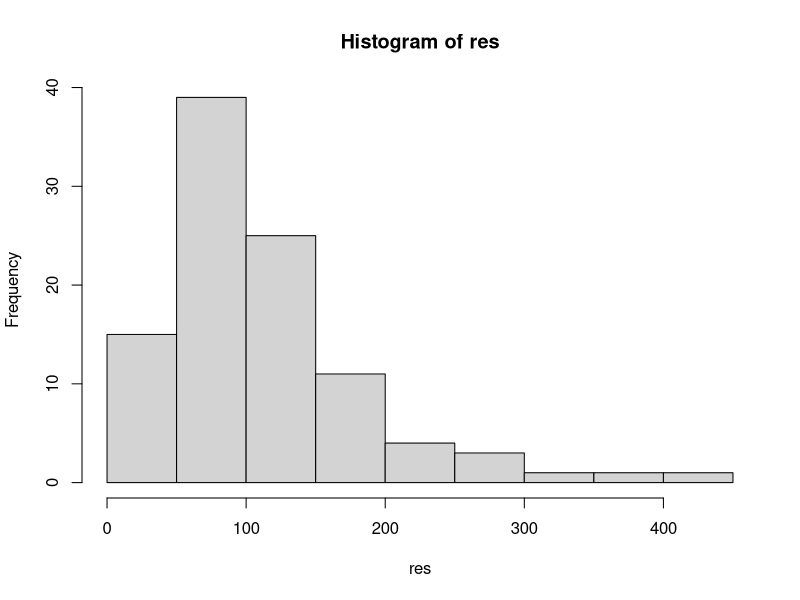
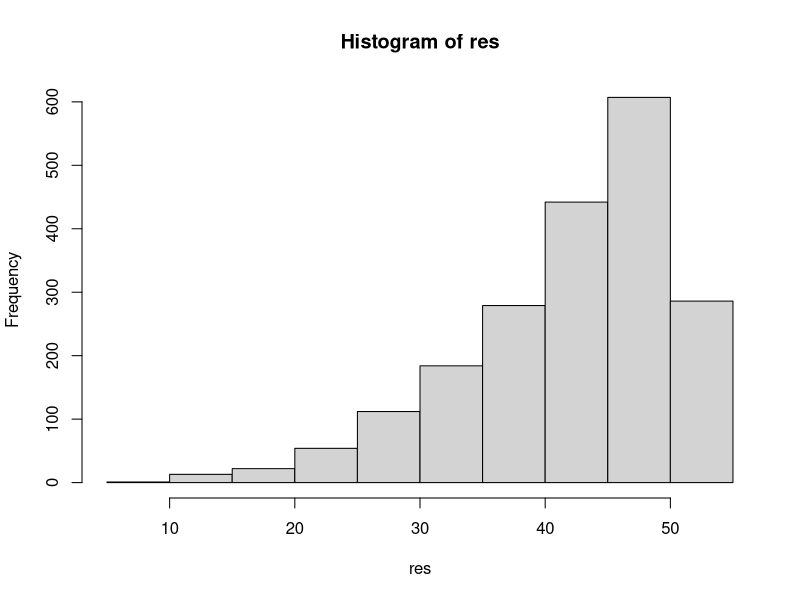
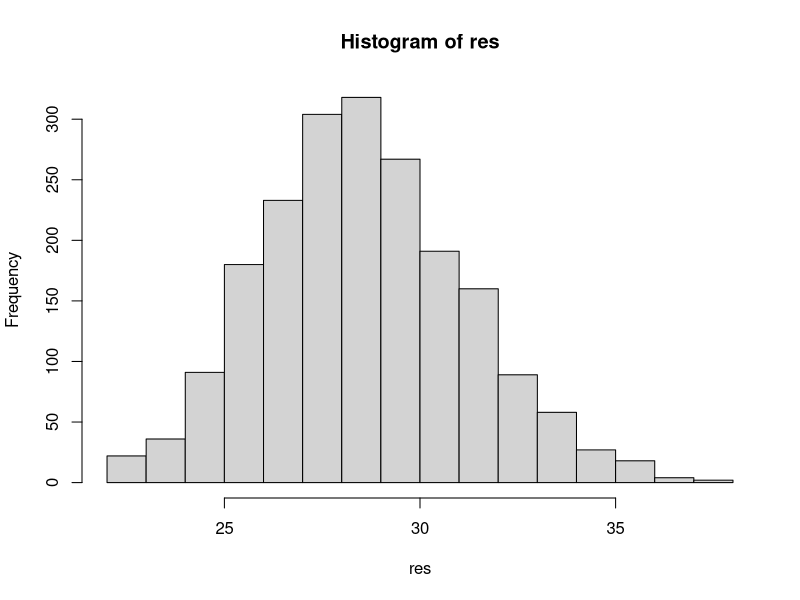

Here is the R script that generated these plots, in order:

CuatroAses <- function(Mostrar = F, Maximo = 1000) {

  # Pone los cuatro ases en 0
  # Saca una carta de la bajara (52)
  # Suma uno al contador
  # Si no es un as (1) vuelve al principio del ciclo
  # El as correspondiente se pone en 1
  # Si los cuatro ases son 1 termina el ciclo
  Extracciones <- 0
  Resultado <- 1:Maximo
  Ases <- c(0, 0, 0, 0)

  repeat{
    if (Maximo <= Extracciones) {
      if (Mostrar) {
        cat("No he podido obtener cuatro ases en ", Extracciones, "extracciones. \n")
      }

      return(list(E = NA, R = Resultado, Conseguido = F))
    }
    Extracciones <- Extracciones + 1
    SacoUna <- sample(52, 1)

    Resultado[Extracciones] <- SacoUna

    if (SacoUna %% 13 != 1) {
      next
    }
    Ases[(SacoUna - 1) %/% 13 + 1] <- 1

    if (sum(Ases) == 4) {
      break
    }
  }
  length(Resultado) <- Extracciones

  if (Mostrar) {
    cat("He necesitado ", Extracciones, " extracciones para obtener cuatro ases. \n")
  }

  return(list(E = Extracciones, R = Resultado, Conseguido = T))
}

# Ejecuciones de prueba

CuatroAses(, 10)

CuatroAses(T, 10)

CuatroAses()

CuatroAses(T)


DistriAses <- function(n = 5, Maximo = 1000) {

  # Ejecuta CuatroAses n veces y devuelve las extracciones de cada una de ellas

  Saco <- vector(length = n)
  for (i in 1:n) {
    Saco[i] <- CuatroAses(F, Maximo)$E
  }

  return(Saco)
}

# Pruebas DistriAses
res <- DistriAses(100)
res
summary(res)
hist(res)


CuatroAses.Sin <- function(Mostrar = F, Maximo = 1000) {

  # Pone los cuatro ases en 0
  # Obtiene una permutacion de las cartas de la baraja
  # Si no es un as (1) pasa a la siguiente carta
  # Suma 1 al contador de ases
  # Si hay cuatro ases termina el ciclo

  Ases <- 0
  Resultado <- sample(52)

  for (i in 1:52) {
    if (Resultado[i] %% 13 != 1) {
      next
    }
    Ases <- Ases + 1
    if (Ases == 4) {
      break
    }
  }

  if (Mostrar) {
    cat("He necesitado ", i, " extracciones para obtener cuatro ases\n")
  }


  return(list(E = i, R = Resultado[1:i]))
}

# Pruebas CuatroAses.Sin
CuatroAses.Sin()

CuatroAses.Sin(T)

DistriAses.Sin <- function(n = 5) {
  Saco <- vector(length = n)
  for (i in 1:n) {
    Saco[i] <- CuatroAses.Sin()$E
  }

  return(Saco)
}

# Pruebas DistriAses.Sin

res <- DistriAses.Sin(2000)
res
summary(res)
hist(res)


CuatroAses.Nombres <- function(Mostrar = F, Maximo = 1000) {

  # Pone los cuatro ases en 0
  # Saca una carta de la baraja (52)
  # Suma uno al contador
  # Si no es un as (1) vuelve al principio del ciclo
  # El as correspondiente se pone en 1
  # Si los cuatro ases son 1 termina el ciclo

  Palos <- c("Oros", "Copas", "Espadas", "Bastos")
  Cartas <- c("As", "Dos", "Tres", "Cuatro", "Cinco", "Seis", "Siete", "Ocho", "Nueve", "Diez", "Sota", "Caballo", "Rey")
  Extracciones <- 0
  Resultado <- 1:Maximo
  Nombres <- 0
  Ases <- c(0, 0, 0, 0)

  repeat {
    Extracciones <- Extracciones + 1
    if (Maximo <= Extracciones) {
      if (Mostrar) {
        cat("No he podido obtener cuatro ases en ", Extracciones, "extracciones. \n")
      }
      return(list(E = NA, R = Resultado, N = Nombres, Conseguido = F))
    }
    SacoUna <- sample(52, 1)
    Resultado[Extracciones] <- SacoUna

    Palo <- ((SacoUna - 1) %/% 13) + 1
    Carta <- ((SacoUna - 1) %% 13) + 1

    Nombres[Extracciones] <- paste(Cartas[Carta], " de ", Palos[Palo])

    if (SacoUna %% 13 != 1) {
      next
    }

    Ases[(SacoUna - 1) %/% 13 + 1] <- 1

    if (sum(Ases) == 4) {
      break
    }
  }
  length(Resultado) <- Extracciones

  if (Mostrar) {
    cat("He necesitado ", Extracciones, " extracciones para obtener cuatro ases. \n")
  }
  return(list(E = NA, R = Resultado, N = Nombres, Conseguido = T))
}

CuatroAses.Nombres(T, 10)


# Función de prueba, tira dados y va acumulando los valores obtenidos hasta alcanzar el objetivo,
# en caso de pasarse considera que no lo ha conseguido

TirarDados <- function(Objetivo = 10, Mostrar = F, Maximo = 1000) {

  # Inicializamos las variables
  Tiradas <- 0
  Resultado <- 1:Maximo
  Acumulado <- 0

  repeat{
    # Si supera el numero maximo de tiradas sin llegar al objetivo, revolvemos que no
    # lo ha conseguido

    if (Maximo <= Tiradas) {
      if (Mostrar) {
        cat("No he podido llegar al objetivo en ", Tiradas, " tiradas. \n")
      }

      return(list(E = NA, R = Resultado, Conseguido = F))
    }
    # Hacemos una nueva tirada
    Tiradas <- Tiradas + 1
    Tirada <- sample(6, 1)

    # Actualizamos los valores obtenidos
    Resultado[Tiradas] <- Tirada
    Acumulado <- Acumulado + Tirada

    # Si alcanzamos el objetivo devolvemos exito y todos los valores
    if (Acumulado == Objetivo) {
      if (Mostrar) {
        cat("He necesitado ", Tiradas, " tiradas para alcanzar el objetivo. \n")
      }
      length(Resultado) <- Tiradas
      return(list(E = Tiradas, R = Resultado, Conseguido = T))
    }
    # Si nos pasamos devolvemos que no lo hemos conseguido y el vector de tiradas
    if (Acumulado > Objetivo) {
      if (Mostrar) {
        cat("En ", Tiradas, " tiradas me he pasado del objetivo. \n")
      }
      length(Resultado) <- Tiradas
      return(list(E = Tiradas, R = Resultado, Conseguido = F))
    }
  }
}

# Pruebas de la función
TirarDados()
TirarDados(100)


# Función que llama a la función un número de veces
Distri.Dados <- function(n = 5) {
  Saco <- vector(length = n)
  for (i in 1:n) {
    Saco[i] <- TirarDados(100)$E
  }

  return(Saco)
}

# Pruebas Distri.Dados
res <- Distri.Dados(2000)
res
summary(res)
hist(res)
